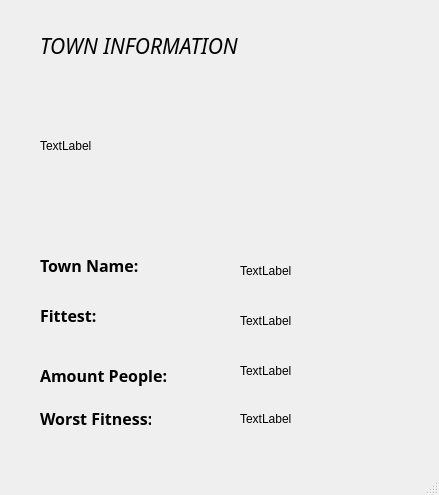
<?xml version="1.0" encoding="UTF-8"?>
<ui version="4.0">
 <class>puebloInformation</class>
 <widget class="QMainWindow" name="puebloInformation">
  <property name="geometry">
   <rect>
    <x>0</x>
    <y>0</y>
    <width>439</width>
    <height>495</height>
   </rect>
  </property>
  <property name="windowTitle">
   <string>MainWindow</string>
  </property>
  <widget class="QWidget" name="centralwidget">
   <widget class="QLabel" name="title">
    <property name="geometry">
     <rect>
      <x>40</x>
      <y>20</y>
      <width>271</width>
      <height>51</height>
     </rect>
    </property>
    <property name="font">
     <font>
      <family>Purisa</family>
      <pointsize>16</pointsize>
      <weight>50</weight>
      <italic>true</italic>
      <bold>false</bold>
      <underline>false</underline>
      <strikeout>false</strikeout>
     </font>
    </property>
    <property name="mouseTracking">
     <bool>false</bool>
    </property>
    <property name="text">
     <string>TOWN INFORMATION</string>
    </property>
   </widget>
   <widget class="QLabel" name="labelImage">
    <property name="geometry">
     <rect>
      <x>40</x>
      <y>80</y>
      <width>351</width>
      <height>131</height>
     </rect>
    </property>
    <property name="text">
     <string>TextLabel</string>
    </property>
   </widget>
   <widget class="QLabel" name="label">
    <property name="geometry">
     <rect>
      <x>40</x>
      <y>250</y>
      <width>131</width>
      <height>31</height>
     </rect>
    </property>
    <property name="font">
     <font>
      <family>Kinnari</family>
      <pointsize>12</pointsize>
      <weight>75</weight>
      <bold>true</bold>
     </font>
    </property>
    <property name="text">
     <string>Town Name:</string>
    </property>
   </widget>
   <widget class="QLabel" name="label_2">
    <property name="geometry">
     <rect>
      <x>40</x>
      <y>300</y>
      <width>121</width>
      <height>31</height>
     </rect>
    </property>
    <property name="font">
     <font>
      <family>Kinnari</family>
      <pointsize>12</pointsize>
      <weight>75</weight>
      <bold>true</bold>
     </font>
    </property>
    <property name="text">
     <string>Fittest: </string>
    </property>
   </widget>
   <widget class="QLabel" name="label_3">
    <property name="geometry">
     <rect>
      <x>40</x>
      <y>360</y>
      <width>191</width>
      <height>31</height>
     </rect>
    </property>
    <property name="font">
     <font>
      <family>Kinnari</family>
      <pointsize>12</pointsize>
      <weight>75</weight>
      <bold>true</bold>
     </font>
    </property>
    <property name="text">
     <string>Amount People:</string>
    </property>
   </widget>
   <widget class="QLabel" name="nameTown">
    <property name="geometry">
     <rect>
      <x>240</x>
      <y>260</y>
      <width>141</width>
      <height>21</height>
     </rect>
    </property>
    <property name="text">
     <string>TextLabel</string>
    </property>
   </widget>
   <widget class="QLabel" name="labelFittest">
    <property name="geometry">
     <rect>
      <x>240</x>
      <y>310</y>
      <width>141</width>
      <height>21</height>
     </rect>
    </property>
    <property name="text">
     <string>TextLabel</string>
    </property>
   </widget>
   <widget class="QLabel" name="amountLabel">
    <property name="geometry">
     <rect>
      <x>240</x>
      <y>360</y>
      <width>151</width>
      <height>21</height>
     </rect>
    </property>
    <property name="text">
     <string>TextLabel</string>
    </property>
   </widget>
   <widget class="QLabel" name="label_4">
    <property name="geometry">
     <rect>
      <x>40</x>
      <y>410</y>
      <width>111</width>
      <height>17</height>
     </rect>
    </property>
    <property name="font">
     <font>
      <family>Kinnari</family>
      <pointsize>12</pointsize>
      <weight>75</weight>
      <bold>true</bold>
     </font>
    </property>
    <property name="text">
     <string>Worst Fitness:</string>
    </property>
   </widget>
   <widget class="QLabel" name="labelWorstFitness">
    <property name="geometry">
     <rect>
      <x>240</x>
      <y>410</y>
      <width>111</width>
      <height>17</height>
     </rect>
    </property>
    <property name="text">
     <string>TextLabel</string>
    </property>
   </widget>
  </widget>
  <widget class="QMenuBar" name="menubar">
   <property name="geometry">
    <rect>
     <x>0</x>
     <y>0</y>
     <width>439</width>
     <height>25</height>
    </rect>
   </property>
  </widget>
  <widget class="QStatusBar" name="statusbar"/>
 </widget>
 <resources/>
 <connections/>
</ui>
